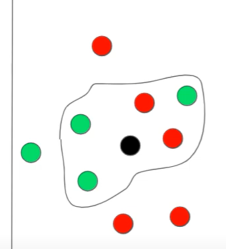
#> input picture Machine Learning/K Nearest Neighbours/Weighted KNN/images/wKNN.png, 226 x 249 px, found by its file name
$ jupyter execute 'weighted knn.ipynb'
#> lines starting #> are read from the running program, lines starting #| are printed output that depends on the picture
1. [Weighted K Nearest Neighbors](#weighted-k-nearest-neighbors)

#### Weighted K Nearest Neighbors:
- solve classification problems
- works very similar to simple KNN algorithm
- ```Weighted K-Nearest Neighbors```:
    - ```data points closer``` to query data point has ```more say/influence/weight``` than the ```data points farther``` from the query data point
    - ```Weight = 1/Distance```
- the ```prediction of output labels``` depends on the ```weight values``` for each class data points considered as nearest neighbour

```Example Working of Weighted KNN```:
- consider binary classification dataset shown below
- number of Nearest Neighbor, K = 5 chosen
- calculate the K nearest neighbors, based on the nearest distances calculated between the query point and existing data points with output labels
- we assign weight values along with the distances calculated for each data points closer to the query point
    - ```weight = 1/distance```
- ```Prediction```:
    - Weights:

        - ```Red = 5 + 2 = 7```

        - ```Green = 1.4 + 0.8 + 0.6 = 2.8```

- we assign the query points with the output label, based on the highest sum of weights for a class

[cell 1]
from PIL import Image
from IPython.display import display

img = Image.open('images/wKNN.png')
#> img is the input picture: PIL image 226x249 RGBA; mean R, G, B, A 245.1, 243.6, 240.8, 255
new_image = img.resize((250, 250))
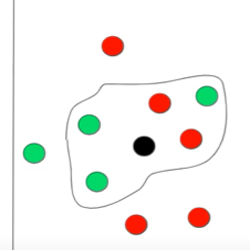
#> new_image: PIL image 250x250 RGBA; mean R, G, B, A 245, 243.5, 240.7, 255
display(new_image)

img = Image.open('images/data.png')
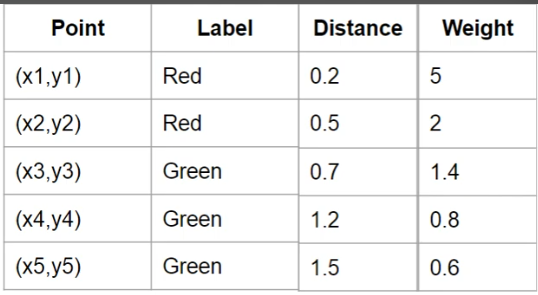
#> input picture Machine Learning/K Nearest Neighbours/Weighted KNN/images/data.png, 538 x 295 px, found by its file name
#> img is the input picture: PIL image 538x295 RGBA; mean R, G, B, A 240.1, 240.2, 240, 255
new_image = img.resize((350, 200))
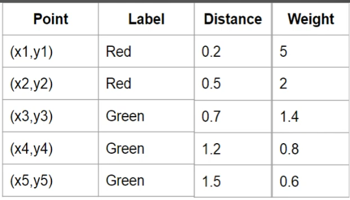
#> new_image: PIL image 350x200 RGBA; mean R, G, B, A 239.8, 239.9, 239.8, 255
display(new_image)
